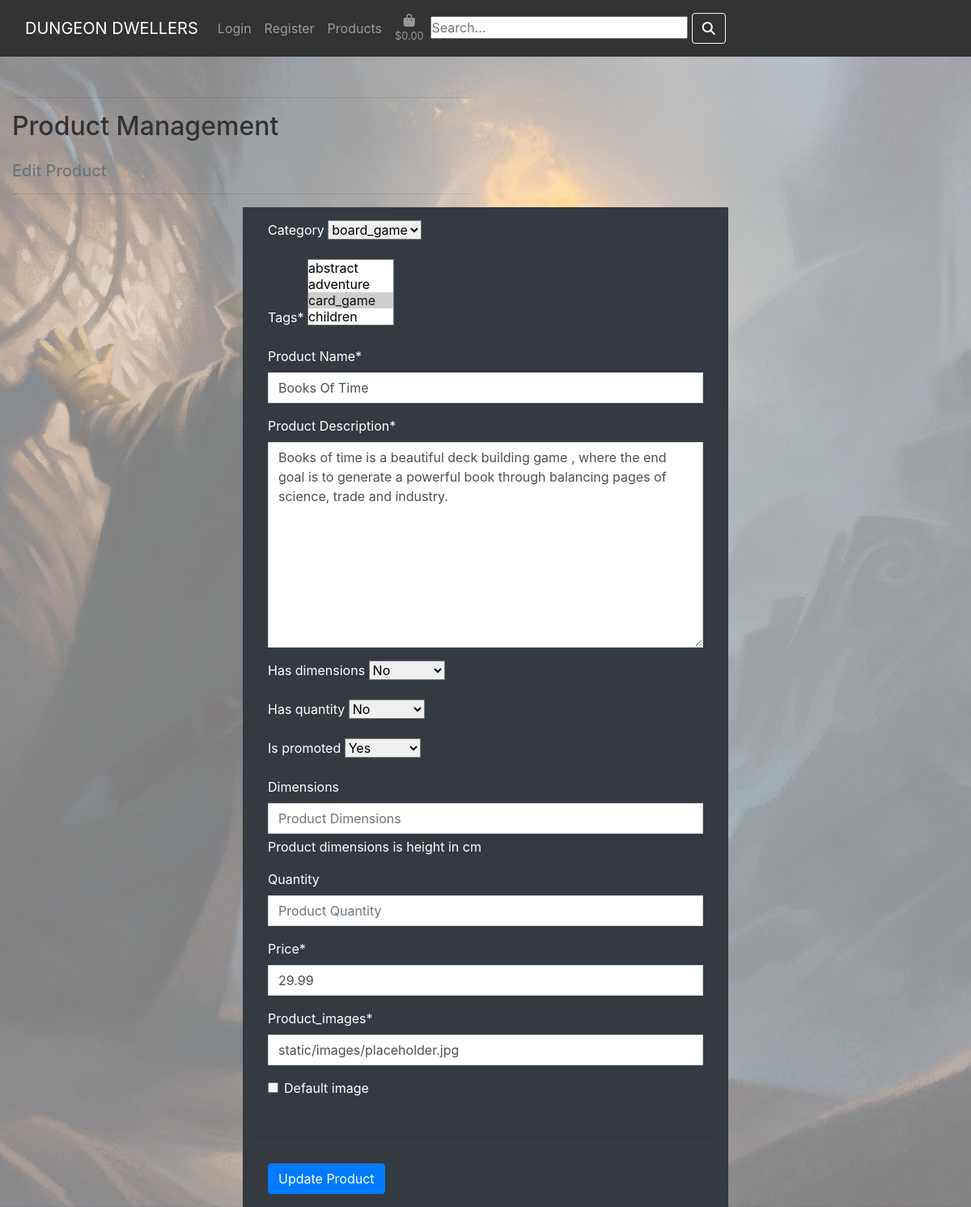
The page /products/edit/24/ on the database as committed earlier.
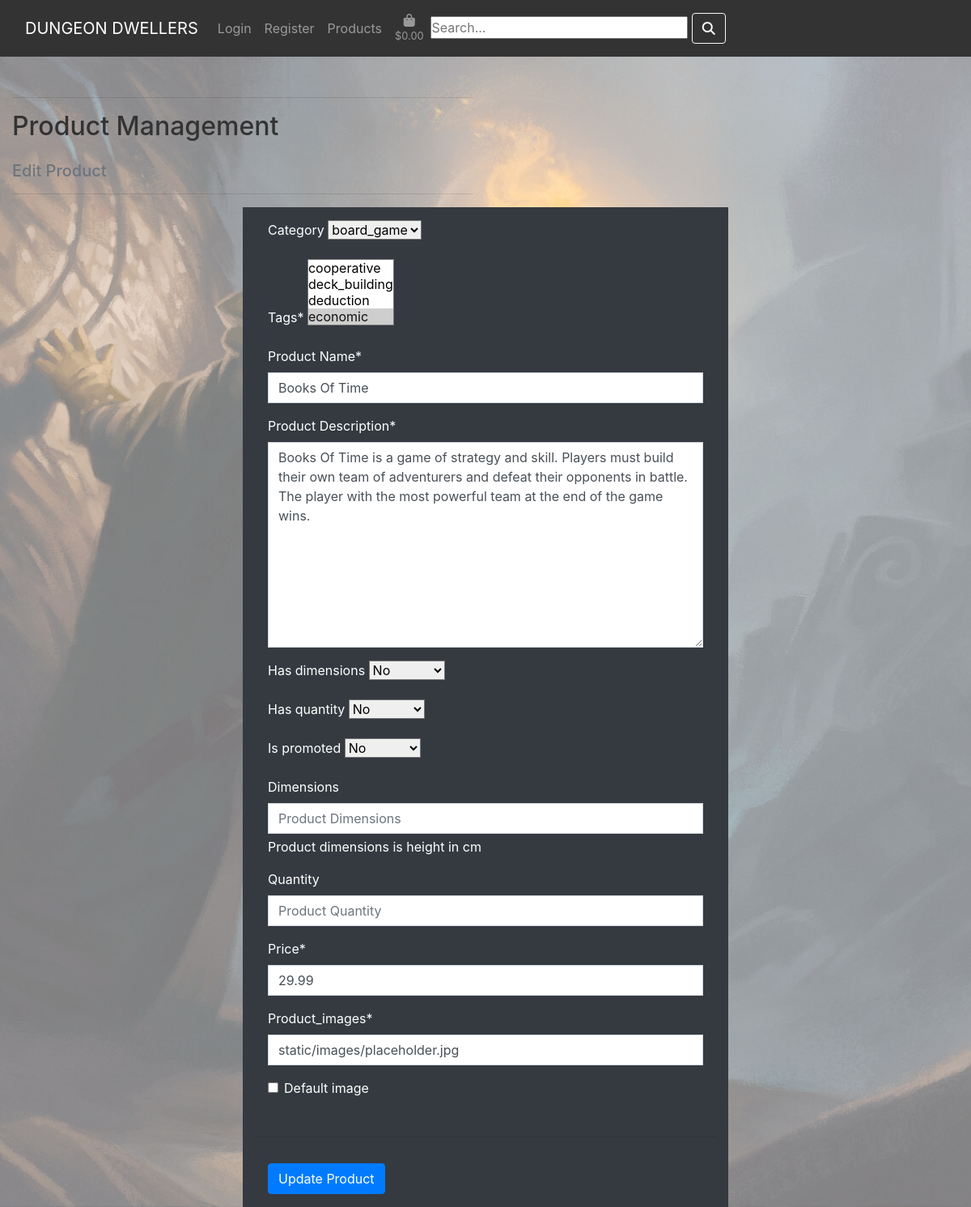
The same page on the database as committed later.
### products/models.py (models this page shows, shortened)
class Product(models.Model):
    category = models.ForeignKey(
        'Category',
        null=True,
        blank=True,
        on_delete=models.SET_NULL
    )
    tags = models.ManyToManyField(
        'Tag',
        related_name='products',
        verbose_name='Tags'
    )
    slug = models.SlugField(
        max_length=255,
        null=False,
        blank=False,
        unique=True,
        verbose_name='Product Slug',
    )
    sku = models.CharField(
        max_length=255,
        null=True,
        blank=True,
        help_text='Stock Keeping Unit (SKU) will be generated automatically'
    )
    name = models.CharField(
        max_length=255,
        null=False,
        blank=False,
        unique=True,
        verbose_name='Product Name'
    )
    description = models.TextField(
        max_length=1024,
        null=False,
        blank=False,
        verbose_name='Product Description'
    )
    has_dimensions = models.BooleanField(
        default=False,
        null=True,
        blank=True
    )
    has_quantity = models.BooleanField(
        default=False,
        null=True,
        blank=True
    )
    is_promoted = models.BooleanField(
        default=False,
        null=True,
        blank=True
    )
    dimensions = models.IntegerField(
        null=True,
        blank=True,
        help_text='Product dimensions is height in cm'
    )
    quantity = models.IntegerField(
        null=True,
        blank=True
    )
    rating = models.DecimalField(
        max_digits=6,
        decimal_places=2,
        null=True,
        blank=True
    )
    price = models.DecimalField(
        max_digits=6,
        decimal_places=2
    )
    created_at = models.DateTimeField(
        auto_now_add=True,
        verbose_name='Created At'
    )
    updated_at = models.DateTimeField(
        auto_now=True,
        verbose_name='Updated At'
    )
    class Meta:
        verbose_name = 'Product'
        verbose_name_plural = 'Products'
        ordering = ['name']

### products/views.py (the view, shortened to what this page needs)
# urls.py: path('edit/<int:product_id>/', EditProductView.as_view(), name='edit_product'),
class EditProductView(View):
    def get(self, request, product_id, *args, **kwargs):
        product = Product.objects.get(id=product_id)
        product_form = ProductForm(instance=product)
        image_form = ProductImageForm()
        context = {
            'product': product,
            'product_form': product_form,
            'image_form': image_form,
        }
        return render(request, 'products/edit_product.html', context)

### products/forms.py
class ProductForm(forms.ModelForm):
    class Meta:
        model = Product
        fields = '__all__'
        exclude = ('slug', 'created_at', 'updated_at', 'is_active', 'sku', 'rating')
    def __init__(self, *args, **kwargs):
        super().__init__(*args, **kwargs)
        placeholders = {
            'name': 'Product Name',
            'description': 'Product Description',
            'price': 'Product Price',
            'category': 'Product Category',
            'tags': 'Product Tags',
            'has_dimensions': 'Has Dimensions',
            'has_quantity': 'Has Quantity',
            'is_promoted': 'Is Promoted',
            'dimensions': 'Product Dimensions',
            'quantity': 'Product Quantity',
        }
        self.fields['name'].widget.attrs['autofocus'] = True
        for field in self.fields:
            if self.fields[field].required:
                placeholder = f'{placeholders[field]} *'
            else:
                placeholder = placeholders[field]
            self.fields[field].widget.attrs['placeholder'] = placeholder
            self.fields[field].widget.attrs['class'] = 'border-black rounded-0 profile-form-input'

### products/templates/products/edit_product.html (shortened to what this page needs)
{% extends 'base.html' %}
{% load static %}
{% block page_header %}
<div class="container header-container">
    <div class="row">
        <div class="col">
            <h1>Edit Product</h1>
        </div>
    </div>
</div>
{% endblock %}
{% block content %}
    <div class="container-fluid">
        <div class="row">
            <div class="col-12 col-md-6">
                <hr>
                <h2 class="logo-font mb-4">Product Management</h2>
                <h5 class="text-muted">Edit Product</h5>
                <hr>
            </div>
        </div>
    </div>
    <div class="container container-fluid bg-dark text-white w-50">
        <form class="from-control" method="POST" action="{% url 'edit_product' product.id %}" enctype="multipart/form-data">
            <div class="form-group p-3">
                {% for field in product_form %}
                    {{ field | as_crispy_field }}
                {% endfor %}
                {% for field in image_form %}
                    {% if field != 'image' %}
                        {{ field | as_crispy_field }}
                    {% else %}
                        {{ field }}
                    {% endif %}
                {% endfor %}
            </div>
            <hr>
            <button type="submit" class="m-3 btn btn-primary">Update Product</button>
        </form>
    </div>
{% endblock %}

Rows that differ between the two databases and show on the page:
changed Product "board_game": description "Books of time is a beautiful deck building game , where the end goal is to generate a powerful book through balancing pages of science, trade and industry." → "Books Of Time is a game of strategy and skill. Players must build their own team of adventurers and defeat their opponents in battle. The player with the most powerful team at the end of the game wins."; is_promoted "Yes" → "No"
Other text that changed with them:
form field tags: "abstract / adventure / card_game ☑ / children" → "cooperative / deck_building / deduction / economic ☑"
